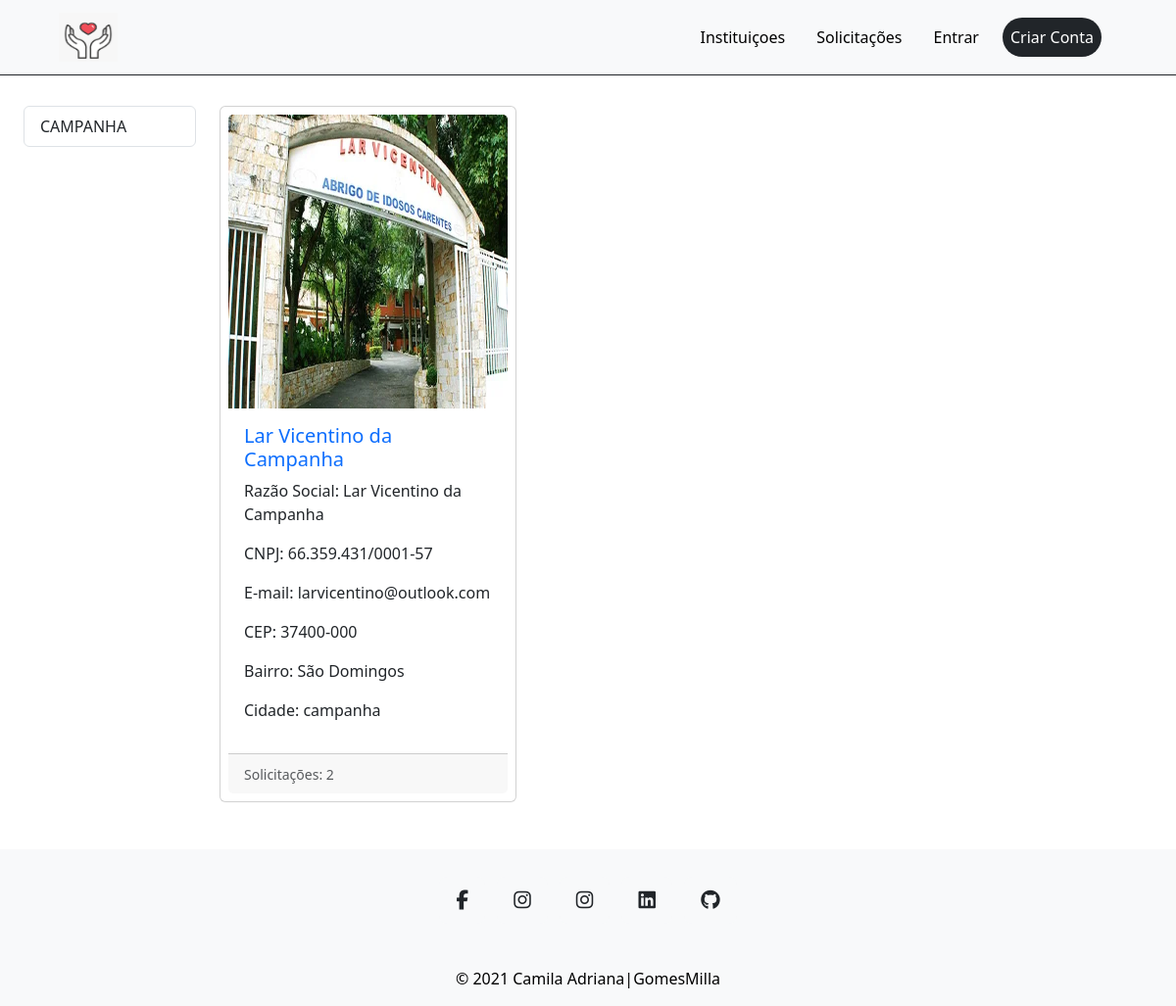
The page /users/instituicoes/ on the database as committed earlier.
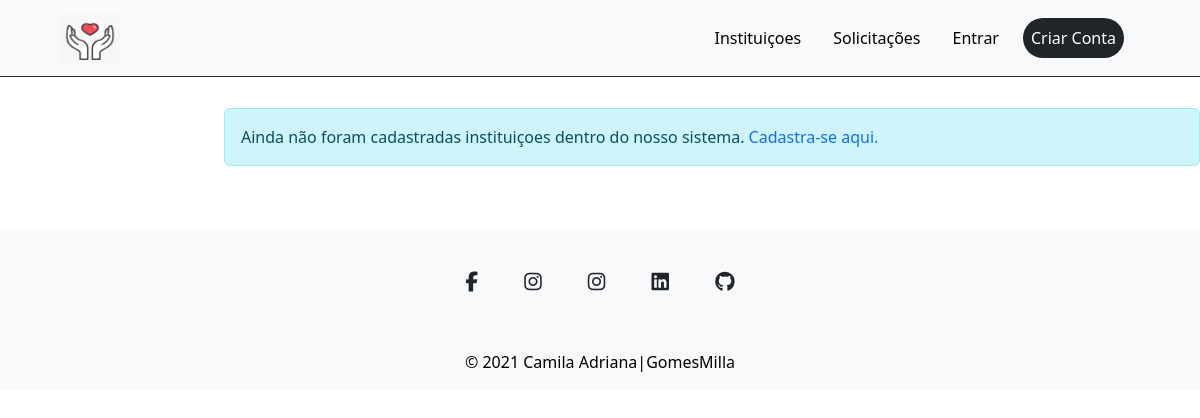
The same page on the database as committed later.
### apps/users/models.py (models this page shows, shortened)
class User(AbstractBaseUser, PermissionsMixin):
    username = models.CharField(
        max_length=255,
        unique=True,
    )
    email = models.EmailField(verbose_name="Endereço de E-mail", max_length=255, unique=True, null=True, blank=True)
    imagemperfil = models.ImageField("Foto de Perfil", upload_to="ImagemPerfil/")
    nome_completo = models.CharField(max_length=255, blank=True, null=True)
    cnpj = models.CharField('CNPJ',max_length=18, blank=True, null=True)
    razao_social = models.CharField('Razão Social',max_length=255, blank=True, null=True)
    is_juridico = models.BooleanField(default=False)
    paginadoperfil = RichTextUploadingField(u'Página do Perfil', default='', blank=True, null=True)
    linkdoperfil = models.CharField(u'Informe um link para redirecionar para a página que desejar.',
                                    default='',
                                    blank=True, null=True,
                                    max_length=240)
    email_extra = models.EmailField(verbose_name="Endereço de E-mail", max_length=255, unique=True, null=True, blank=True)
    telefone_contato =  models.CharField('Telefone',max_length=50, blank=True, null=True)
    telefone_contato_extra =  models.CharField('Telefone Extra',max_length=50, blank=True, null=True)
    cep =  models.CharField("CEP",max_length=50, blank=True, null=True)
    cidade =  models.CharField('Cidade',max_length=50, blank=True, null=True)
    bairro =  models.CharField('Bairro',max_length=50, blank=True, null=True)
    rua =  models.CharField('Rua',max_length=50, blank=True, null=True)
    numero =  models.CharField("Número",max_length=50, blank=True, null=True)
    complemento =  models.CharField("Complemento",max_length=200, blank=True, null=True)
    cpf = models.CharField(max_length=14, blank=True, null=True)
    is_active = models.BooleanField(default=True)
    is_staff = models.BooleanField(default=False)
    is_admin = models.BooleanField(default=False)
    excluido = models.BooleanField(default=False)
    objects = UserManager()
    USERNAME_FIELD = "username"
    REQUIRED_FIELDS = ["email"]

### apps/users/views.py (the view)
# urls.py: path("instituicoes/", InstituicoesListView.as_view(), name="instituicoes"),
class InstituicoesListView(ListView):
    model = User
    template_name = 'users/juridico/lista-intituicoes.html'
    def get_context_data(self, **kwargs):
        context = super().get_context_data(**kwargs)
        instituicoes = User.objects.all()
        cidades_unicas = tranformar_cidades_unicas(instituicoes)
        context['instituicoes'] = User.objects.filter(is_juridico=True, is_active=True)
        context['cidades_unicas'] = cidades_unicas
        return context

### apps/base/templatetags/base.py (called while the page is built)
@register.simple_tag()
def verifica_quantidade_de_solicitacoes(instituicao_id):
    user = User.objects.get(pk=instituicao_id)
    doacoes = PedirDoacao.objects.filter(usuario=user)
    quantidade = doacoes.count()
    return quantidade

### apps/users/models.py (called while the page is built)
    def get_queryset(self):
        return super(UserManager, self).get_queryset().exclude(is_active=False).exclude(excluido=True)

### apps/users/views.py (called while the page is built)
def tranformar_cidades_unicas(instituicoes):
    cidades_unicas = set()
    for instituicao in instituicoes:
        cidade = instituicao.cidade
        if cidade is not None:
            cidade_normalizada = unicodedata.normalize('NFKD', cidade).encode('ASCII', 'ignore').decode('utf-8')
            cidade_normalizada = cidade_normalizada.lower()
            cidades_unicas.add(cidade_normalizada)
    return cidades_unicas

### templates/users/juridico/lista-intituicoes.html
{% extends 'bases/baselogado.html' %}
{% load static base %}
{% load bootstrap %}
{% block conteudo %}
    <div class="ms-4 topobjetivo">
        <div class="row">
            <div class="col-md-2 mb-4">
                <div class="list-group">
                    {% for cidade in cidades_unicas %}
                        <a href="{% url 'listar_instituicoes_por_cidade' cidade %}" class="list-group-item list-group-item-action text-uppercase
                        {% if cidadev == cidade %} active {% endif %}">{{cidade}}</a>
                    {% endfor %}
                </div>
            </div>
            <div class="col-md-10">
                {% if instituicoes %}
                    <div class="row row-cols-1 row-cols-md-3 g-4 align-items-stretch me-2">
                        {% for instituicao in instituicoes %}
                            <div class="col">
                                <div class="card p-2 h-70">
                                    {% if instituicao.imagemperfil %}
                                        <img src="{{instituicao.imagemperfil.url}}" alt="{{instituicao.nome_completo}}" class="card-img-top" width="300" height="300">
                                    {% else %}
                                        <img src="{% static 'images/undraw_not_found_re_bh2e.svg' %}" alt="{{instituicao.nome_completo}}" class="card-img-top" width="300" height="300">
                                    {% endif %}
                                    <div class="card-body">
                                        <h5 class="card-title"><a href="{% url 'perfil' instituicao.id %}">{{instituicao.nome_completo|default:"Não Informado"}}</a></h5>
                                        <p>Razão Social: {{instituicao.razao_social|default:"Não Informado"}}</p>
                                        <p>CNPJ: {{instituicao.cnpj|default:"Não Informado"}}</p>
                                        <p>E-mail: {{instituicao.email|default:"Não Informado"}}</p>
                                        <p>CEP: {{instituicao.cep|default:"Não Informado"}}</p>
                                        <p>Bairro: {{instituicao.bairro|default:"Não Informado"}}</p>
                                        <p>Cidade: {{instituicao.cidade|default:"Não Informado"}}</p>
                                    </div>
                                    <div class="card-footer">
                                        {% verifica_quantidade_de_solicitacoes instituicao.id as quantidade %}
                                        <small class="text-body-secondary">Solicitações: {{quantidade}}</small>
                                    </div>
                                </div>
                            </div>
                        {% endfor %}
                    </div>
                {% else %}
                    <div class="alert alert-info" role="alert">
                        Ainda não foram cadastradas instituiçoes dentro do nosso sistema. <a href="{% url 'criar_conta' %}">Cadastra-se aqui.</a>
                    </div>
                {% endif %}
            </div>
        </div>
    </div>
{% endblock %}

Rows that differ between the two databases and show on the page:
removed User: imagemperfil (picture), nome_completo "Lar Vicentino da Campanha", razao_social "Lar Vicentino da Campanha", cnpj "66.359.431/0001-57", email "larvicentino@outlook.com", cep "37400-000", bairro "São Domingos", cidade "campanha", id "2"
Other text that changed with them:
text now shown: "Ainda não foram cadastradas instituiçoes dentro do nosso sistema. Cadastra-se aqui."
list line gone: "CAMPANHA"
